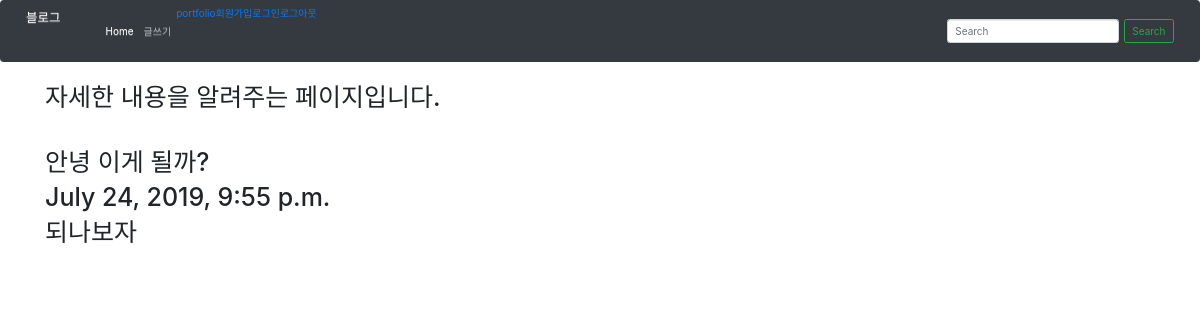
The app's page /blog/4 with its own data.
### blogapp/models.py (models this page shows, shortened)
class Blog(models.Model):
    title = models.CharField(max_length=200)
    pub_date = models.DateTimeField('date published')
    body = models.TextField()

### blogapp/views.py (the view)
# urls.py: path('blog/<int:blog_id>', blogapp.views.detail, name="detail"),
def detail(request, blog_id):
    details = get_object_or_404(Blog, pk=blog_id)
    return render(request, 'detail.html',{'details':details})

### blogapp/templates/detail.html
{% extends 'base.html' %}
{% block contents %}
<body>
    <div class="container">
     <h1>자세한 내용을 알려주는 페이지입니다.</h1>
    <br><br>
    <h1>{{details.title}}</h1>
    <h1>{{details.pub_date}}</h1>
    <h1>{{details.body}}</h1>
    </div>
</body>
{%endblock%}

### records on screen
Blog: title "안녕 이게 될까?", pub_date "July 24, 2019, 9:55 p.m.", body "되나보자"
